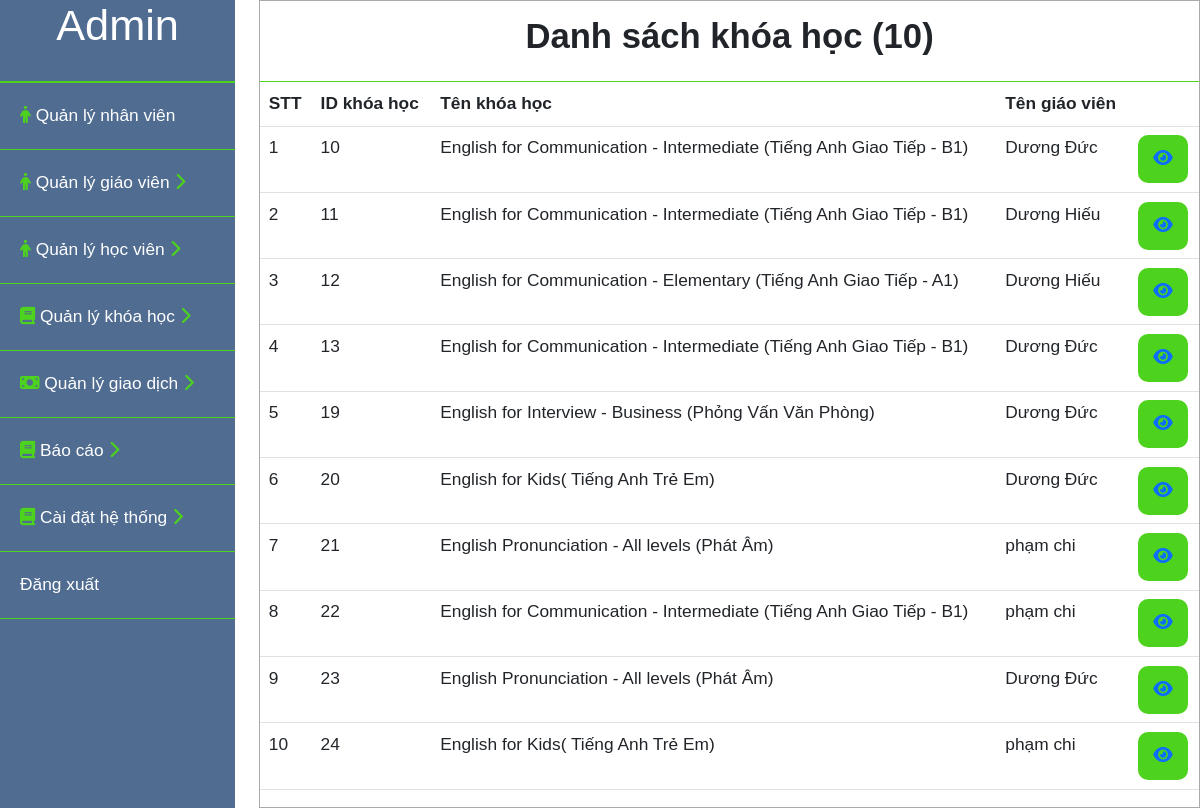
The page /admin/khoahoc_danghd.php on the database its author committed.
### tables this page shows
CREATE TABLE `khoahocgiaovien` (
  `id` int(11) NOT NULL,
  `giaovienid` int(11) NOT NULL,
  `theloaikhoahocid` int(11) NOT NULL,
  `hocphi` float NOT NULL,
  `thoigianbatdau` date NOT NULL,
  `thoigianketthuc` date NOT NULL,
  `cahoc` int(11) NOT NULL,
  `tinhtrang` varchar(255) NOT NULL,
  `tailieu1` varchar(100) NOT NULL,
  `tailieu2` varchar(100) NOT NULL
);

CREATE TABLE `theloaikhoahoc` (
  `id` int(11) NOT NULL,
  `tenkhoahoc` varchar(255) NOT NULL,
  `mota` text NOT NULL
);

CREATE TABLE `giaovien` (
  `id` int(11) NOT NULL,
  `hoten` varchar(100) NOT NULL,
  `email` varchar(100) NOT NULL,
  `sodienthoai` int(11) NOT NULL,
  `theloaigiaovien` int(11) NOT NULL,
  `quocgia` varchar(10) NOT NULL,
  `gioitinh` int(11) NOT NULL,
  `vitien` int(11) NOT NULL,
  `diachi` varchar(255) NOT NULL,
  `timezone` varchar(10) NOT NULL,
  `idcongcudayhoc` int(11) NOT NULL,
  `linkdayhoc` varchar(255) NOT NULL,
  `gioithieubanthan1` text NOT NULL,
  `gioithieubanthan2` text NOT NULL,
  `gioithieubanthan3` text NOT NULL,
  `imgprofile` varchar(255) NOT NULL,
  `taikhoan` int(11) NOT NULL,
  `video` varchar(100) NOT NULL,
  `idcard1` varchar(100) NOT NULL,
  `idcard2` varchar(100) NOT NULL,
  `chungchi1` varchar(100) NOT NULL,
  `chungchi2` varchar(100) NOT NULL,
  `congcu1` varchar(100) NOT NULL,
  `congcu2` varchar(100) NOT NULL,
  `congcu3` varchar(100) NOT NULL,
  `congcu4` varchar(100) NOT NULL
);

### admin/khoahoc_danghd.php (the view, shortened to what this page needs)
<?php
    include("../user/connect.php");
    $sql_kh = "SELECT khoahocgiaovien.id ,theloaikhoahoc.tenkhoahoc,giaovien.hoten
                FROM khoahocgiaovien,giaovien,theloaikhoahoc
                WHERE khoahocgiaovien.giaovienid = giaovien.id
                and theloaikhoahoc.id = khoahocgiaovien.theloaikhoahocid";
    $stmt_kh  = $conn->prepare($sql_kh);
    $query_kh  = $stmt_kh->execute();
    $result_kh  = array();
    while($row_kh = $stmt_kh->fetch(PDO::FETCH_ASSOC)){
        $result_kh[] = $row_kh;
    }
    $sql_sl = "SELECT count(id) as dem FROM khoahocgiaovien";
    $stmt_sl = $conn->prepare($sql_sl);
    $query_sl = $stmt_sl->execute();
    $result_sl = array();
    while($row_sl = $stmt_sl->fetch(PDO::FETCH_ASSOC)){
        $result_sl[] = $row_sl;
    }
    foreach ($result_sl as $items) {
        $slusers = $items['dem'];
    }
?>
<!DOCTYPE html>
<html lang="en">
<head>
    <link rel="stylesheet" href="css/bootstrap.min.css">
    <link rel="stylesheet" href="style/admin.css">
    <link rel="stylesheet" type="text/css" href="style/danhsach.css">
</head>
<body>
    <div id="content">
        <div id="admin__sidebar">
            <div class="admin__profile">
                <h1>Admin</h1>
            </div>
            <div class="admin__list">
                <ul>
                    <li class="admin__list--nhanvien">
                        <a href="nhanvien.php"><i class="fa-solid fa-person" style="color: #4dd31d;"></i> Quản lý nhân viên</a>
                    </li>
                    <li class="admin__list--giaovien">
                        <a href="#"  onclick="myFunction('toggle1')"><i class="fa-solid fa-person" style="color: #4dd31d;"></i> Quản lý giáo viên <i class="icondrop active fa-solid fa-chevron-right" style="color: #4dd31d;"></i><i class="icondrop fa-solid fa-chevron-down" style="color: #4dd31d;"></i></a>
                    </li>
                    <li class="admin__list--hocvien">
                        <a href="#" onclick="myFunction('toggle5')"> <i class="fa-solid fa-person" style="color: #4dd31d;"></i> Quản lý học viên <i class="icondrop active fa-solid fa-chevron-right" style="color: #4dd31d;"></i><i class="icondrop fa-solid fa-chevron-down" style="color: #4dd31d;"></i></a>
                    </li>
                    <li class="admin__list--khoahoc">
                        <a href="#" onclick="myFunction('toggle6')"> <i class="fa-sharp fa-solid fa-book" style="color: #4dd31d;"></i> Quản lý khóa học <i class="icondrop active fa-solid fa-chevron-right" style="color: #4dd31d;"></i><i class="icondrop fa-solid fa-chevron-down" style="color: #4dd31d;"></i></a>
                    </li>
                    <li class="admin__list--giaodich">
                        <a href="#" onclick="myFunction('toggle2')"><i class="fa-solid fa-money-bill" style="color: #4dd31d;"></i> Quản lý giao dịch <i class="icondrop active fa-solid fa-chevron-right" style="color: #4dd31d;"></i><i class="icondrop fa-solid fa-chevron-down" style="color: #4dd31d;"></i></a>
                    </li>
                    <li class="admin__list--baocao">
                        <a href="#" onclick="myFunction('toggle3')"> <i class="fa-sharp fa-solid fa-book" style="color: #4dd31d;"></i> Báo cáo <i class="icondrop active fa-solid fa-chevron-right" style="color: #4dd31d;"></i><i class="icondrop fa-solid fa-chevron-down" style="color: #4dd31d;"></i></a>
                    </li>
                    <li class="admin__list--hethong">
                        <a href="#" onclick="myFunction('toggle4')"> <i class="fa-sharp fa-solid fa-book" style="color: #4dd31d;"></i> Cài đặt hệ thống <i class="icondrop active fa-solid fa-chevron-right" style="color: #4dd31d;"></i><i class="icondrop fa-solid fa-chevron-down" style="color: #4dd31d;"></i></a>
                    </li>
                    <li class="admin__list--dangxuat">
                        <a href="logout.php">Đăng xuất</a>
                    </li>
                </ul>
            </div>
        </div>
         <div id="main_content">
            <div class="title">
                <h2>Danh sách khóa học (<?php echo $slusers?>)</h2>
            </div>
            <div class="chitiet_content">
                <table class="table table-inverse">
                    <thead>
                        <tr>
                            <th>STT</th>
                            <th>ID khóa học</th>
                            <th>Tên khóa học</th>
                            <th>Tên giáo viên</th>
                            <th></th>
                        </tr>
                    </thead>
                    <tbody>
                        <?php $i=1; foreach($result_kh as $items):?>
                        <tr>
                            <td><?php echo $i;?></td>
                            <td><?php echo $items['id'];?></td>
                            <td><?php echo $items['tenkhoahoc'];?></td>
                            <td><?php echo $items['hoten'];?></td>
                            <td><a class="btn-thongtinchitiet" href="khoahoc_danghd_chitiet.php?id=<?php echo $items['id']?>"><i class="fa-solid fa-eye"></i></a></td>
                        </tr>
                        <?php $i++; endforeach?>
                    </tbody>
                </table>
            </div>
         </div>
    </div>
</body>
</html>

### admin/style/admin.css (style rules this page uses)
* { font-family: Verdana, Geneva, Tahoma, sans-serif; margin: 0; padding:0; box-sizing: border-box; font-size: 13pt; }
#admin__sidebar { width: 25%; background-color: #506c91; color: #ffffff; }
#admin__sidebar .admin__profile { text-align: center; padding-bottom: 20px; border-bottom: 2px solid #4dd31d; }
#admin__sidebar .admin__list li { list-style: none;; }
#admin__sidebar .admin__list a { text-decoration: none; color: #ffffff; }
.admin__list ul { padding: 0; }
.admin__list li { padding: 20px; border-bottom: 1px solid #4dd31d; }
.icondrop { display: none; }
.icondrop.active { display: inline-block; }
.btn-thongtinchitiet { display: inline-block; background-color: #4dd31d; text-decoration: none; width: 50px; height: 48px; line-height: 48px; font-size: 16px; border-radius: 10px; text-align: center; }

### admin/style/danhsach.css (style rules this page uses)
#content { display: flex; }
#main_content { margin-left: 2%; width: 100%; max-width: 1150px; border: 1px solid #aaaaaa; height: auto; }
#main_content .title { border-bottom: 1px solid #4dd31d; text-align: center; padding: 15px ; }
#main_content .title h2 { font-weight: bold; }

### rows shown on the page
khoahocgiaovien: id "10", theloaikhoahocid.tenkhoahoc "English for Communication - Intermediate (Tiếng Anh Giao Tiếp - B1)", giaovienid.hoten "Dương Đức"
khoahocgiaovien: id "11", theloaikhoahocid.tenkhoahoc "English for Communication - Intermediate (Tiếng Anh Giao Tiếp - B1)", giaovienid.hoten "Dương Hiếu"
khoahocgiaovien: id "12", theloaikhoahocid.tenkhoahoc "English for Communication - Elementary (Tiếng Anh Giao Tiếp - A1)", giaovienid.hoten "Dương Hiếu"
khoahocgiaovien: id "13", theloaikhoahocid.tenkhoahoc "English for Communication - Intermediate (Tiếng Anh Giao Tiếp - B1)", giaovienid.hoten "Dương Đức"
khoahocgiaovien: id "19", theloaikhoahocid.tenkhoahoc "English for Interview - Business (Phỏng Vấn Văn Phòng)", giaovienid.hoten "Dương Đức"
khoahocgiaovien: id "20", theloaikhoahocid.tenkhoahoc "English for Kids( Tiếng Anh Trẻ Em)", giaovienid.hoten "Dương Đức"
khoahocgiaovien: id "21", theloaikhoahocid.tenkhoahoc "English Pronunciation - All levels (Phát Âm)", giaovienid.hoten "phạm chi"
khoahocgiaovien: id "22", theloaikhoahocid.tenkhoahoc "English for Communication - Intermediate (Tiếng Anh Giao Tiếp - B1)", giaovienid.hoten "phạm chi"
khoahocgiaovien: id "23", theloaikhoahocid.tenkhoahoc "English Pronunciation - All levels (Phát Âm)", giaovienid.hoten "Dương Đức"
khoahocgiaovien: id "24", theloaikhoahocid.tenkhoahoc "English for Kids( Tiếng Anh Trẻ Em)", giaovienid.hoten "phạm chi"

### other values the page prints
$slusers "10"
